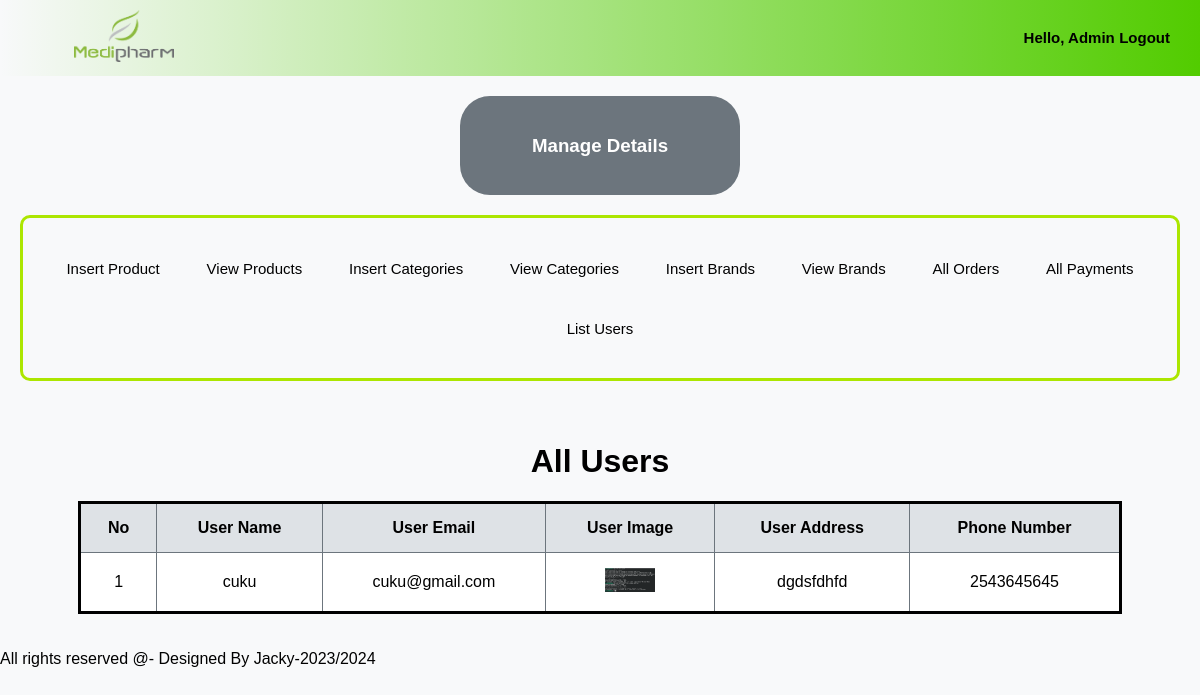
Page /admin_area/index.php?list_users on the committed database.
### tables this page shows
CREATE TABLE `user_table` (
  `user_id` int(11) NOT NULL,
  `username` varchar(100) NOT NULL,
  `user_email` varchar(100) NOT NULL,
  `user_password` varchar(255) NOT NULL,
  `user_image` varchar(255) NOT NULL,
  `user_ip` varchar(100) NOT NULL,
  `user_address` varchar(255) NOT NULL,
  `user_mobile` varchar(20) NOT NULL
);

### admin_area/list_users.php (the view, shortened to what this page needs)
    <h1>All Users</h1>
<table>
<?php
$get_payments="SELECT * FROM `user_table`";
$result=mysqli_query($con,$get_payments);
$rows_count=mysqli_num_rows($result);
echo "<tr>
<th>No</th>
<th>User Name</th>
<th>User Email</th>
<th>User Image</th>
<th>User Address</th>
<th>Phone Number</th>
</tr>";
if($rows_count==0){
    echo "<h2>No Users</h2>";
}else{
    $number=0;
    while($rows_data=mysqli_fetch_assoc($result)){
        $username=$rows_data['username'];
        $user_email=$rows_data['user_email'];
        $user_image=$rows_data['user_image'];
        $user_address=$rows_data['user_address'];
        $user_mobile=$rows_data['user_mobile'];
        $number++;
        echo "<tr>
        <td>$number</td>
        <td>$username</td>
        <td>$user_email</td>
        <td><img src='../users_area/user_images/$user_image' alt='$username'></td>
        <td>$user_address</td>
        <td>$user_mobile</td>
    </tr>";
    }
}
?>
</table>

### admin_area/index.php (style rules this page uses)
body { margin: 0; padding: 0; font-family: 'Arial', sans-serif; background-color: #f8f9fa; }

### admin_area/list_users.php (style rules this page uses)
h1 { text-align: center; }
table { margin: auto; border-collapse: collapse; width: 90%; border: solid; }
th, td { border: 1px solid #6c757d; padding: 15px; text-align: center; }
th { background-color: #dee2e6; }
td { background-color: #fff; }
img { width: 50px; }

### rows in the picture
user_table: username "cuku", user_email "cuku@gmail.com", user_image (picture), user_address "dgdsfdhfd", user_mobile "2543645645"
